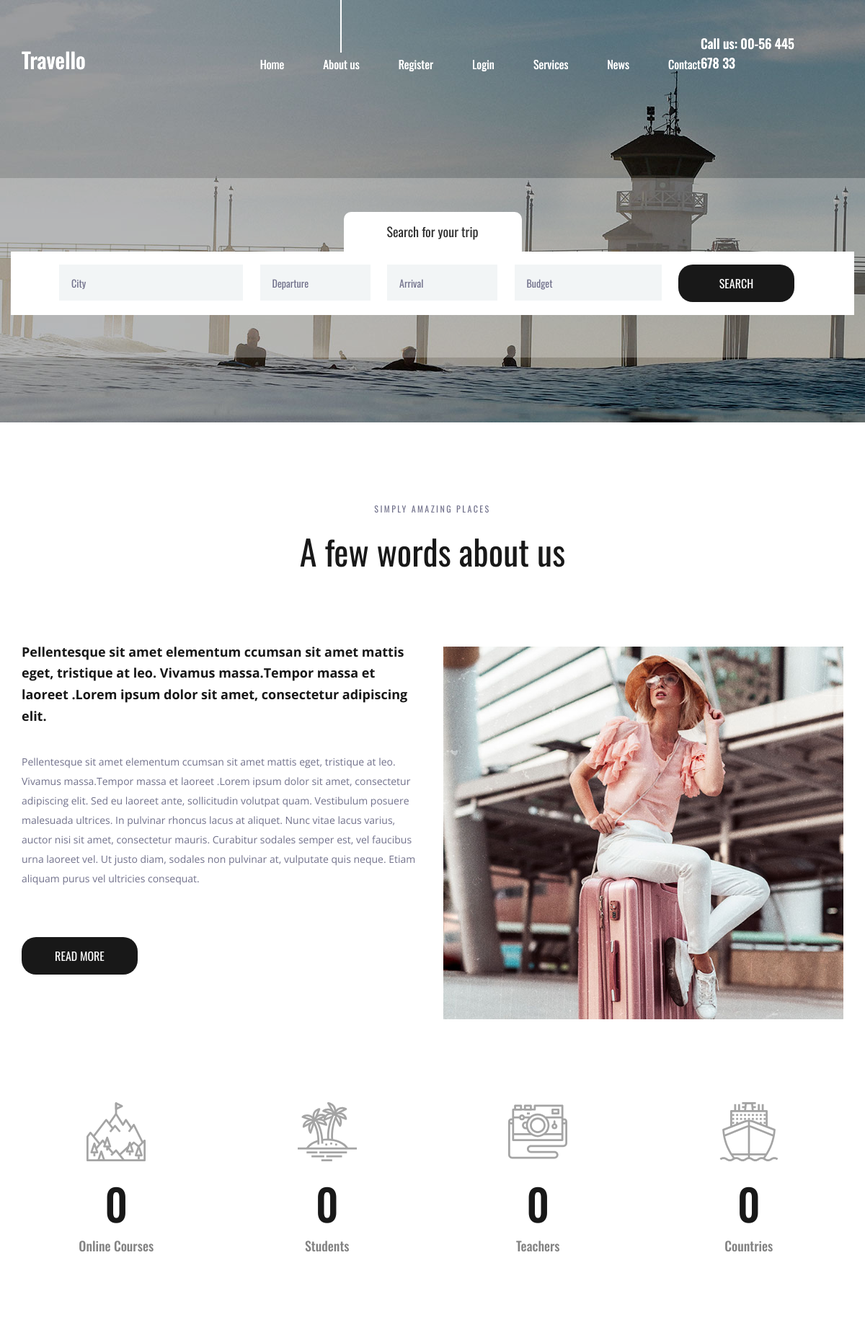
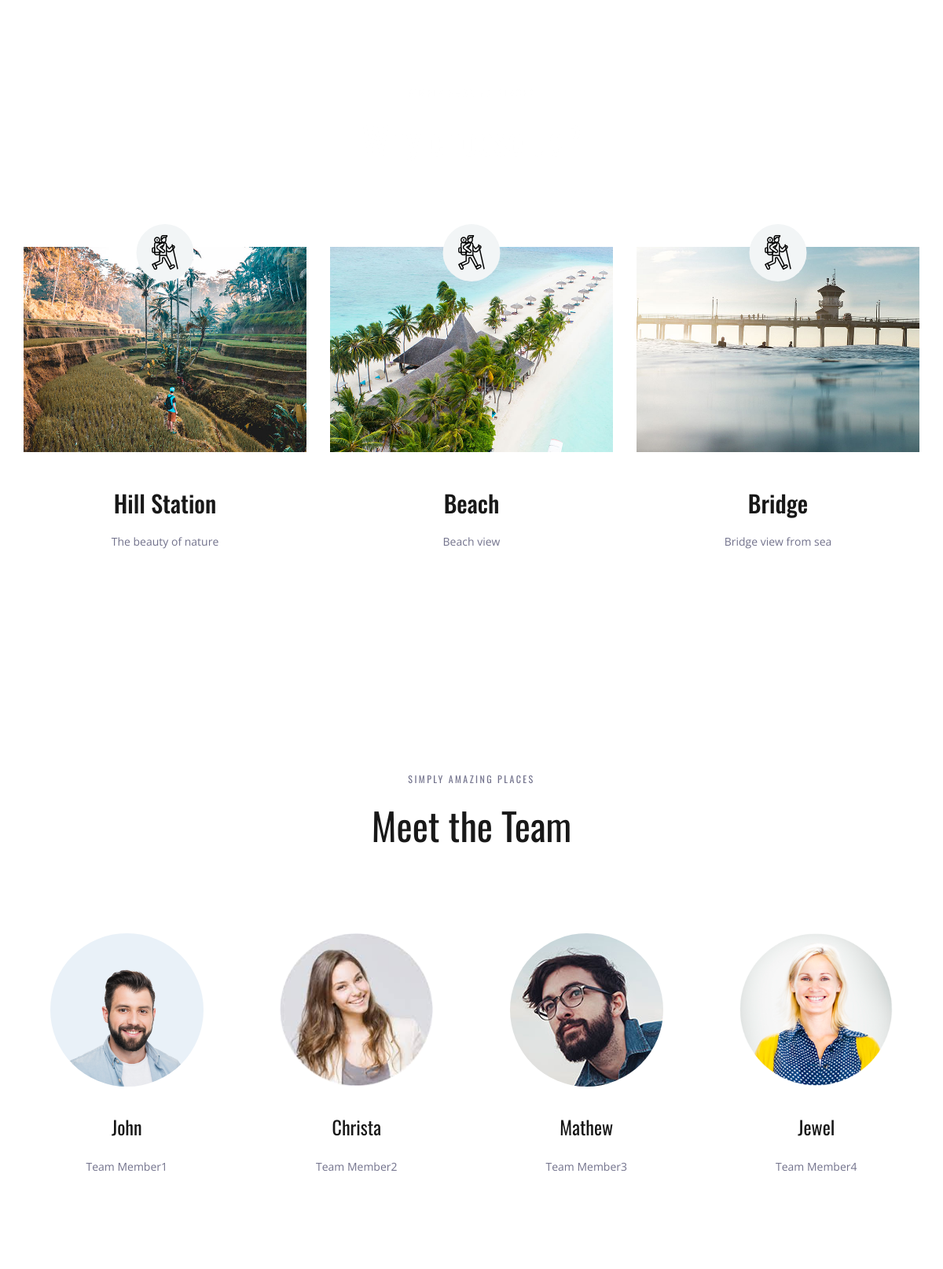
The page / (upper part) on the database its author committed (2 pictures, top to bottom).
### travelapp/models.py (models this page shows, shortened)
class Place(models.Model):
    name=models.CharField(max_length=250)
    img=models.ImageField(upload_to='pics')
    desc=models.TextField()

class Team(models.Model):
    name=models.CharField(max_length=250)
    img=models.ImageField(upload_to='pics')
    desc=models.TextField()

### travelapp/views.py (the view)
# urls.py: path('', views.new, name='new'),
def new(request):
    obj=Place.objects.all()
    obj1=Team.objects.all()
    return render(request,"index.html",{'result':obj,'results':obj1})

### templates/index.html (shortened to what this page needs)
{% load static %}
<!DOCTYPE html>
<html lang="en">
<head>
<link rel="stylesheet" type="text/css" href="{% static 'styles/bootstrap4/bootstrap.min.css' %}">
<link href="{% static 'plugins/font-awesome-4.7.0/css/font-awesome.min.css' %}" rel="stylesheet" type="text/css">
<link rel="stylesheet" type="text/css" href="{% static 'plugins/OwlCarousel2-2.2.1/owl.carousel.css' %}">
<link rel="stylesheet" type="text/css" href="{% static 'plugins/OwlCarousel2-2.2.1/owl.theme.default.css' %}">
<link rel="stylesheet" type="text/css" href="{% static 'plugins/OwlCarousel2-2.2.1/animate.css' %}">
<link rel="stylesheet" type="text/css" href="{% static 'styles/about.css' %}">
<link rel="stylesheet" type="text/css" href="{% static 'styles/about_responsive.css' %}">
</head>
<body>
<div class="super_container">
	<header class="header">
		<div class="container">
			<div class="row">
				<div class="col">
					<div class="header_content d-flex flex-row align-items-center justify-content-start">
						<div class="header_content_inner d-flex flex-row align-items-end justify-content-start">
							<div class="logo"><a href="index.html">Travello</a></div>
							<nav class="main_nav">
								<ul class="d-flex flex-row align-items-start justify-content-start">
									<li><a href="index.html">Home</a></li>
									<li class="active"><a href="about.html">About us</a></li>
									{% if user.is_authenticated %}
									<li>Hello{{user.username}}</li>
									<li><a href="/logout">Logout</a></li>
									{% else %}
									<li><a href="/register">Register</a></li>
									<li><a href="/login">Login</a></li>
									{% endif %}
									<li><a href="#">Services</a></li>
									<li><a href="news.html">News</a></li>
									<li><a href="contact.html">Contact</a></li>
								</ul>
							</nav>
							<div class="header_phone ml-auto">Call us: 00-56 445 678 33</div>
						</div>
					</div>
				</div>
			</div>
		</div>
	</header>
	<div class="home">
		<div class="background_image" style="background-image:url({% static 'images/about.jpg' %})"></div>
	</div>
	<div class="home_search">
		<div class="container">
			<div class="row">
				<div class="col">
					<div class="home_search_container">
						<div class="home_search_title">Search for your trip</div>
						<div class="home_search_content">
							<form action="#" class="home_search_form" id="home_search_form">
								<div class="d-flex flex-lg-row flex-column align-items-start justify-content-lg-between justify-content-start">
									<input type="text" class="search_input search_input_1" placeholder="City" required="required">
									<input type="text" class="search_input search_input_2" placeholder="Departure" required="required">
									<input type="text" class="search_input search_input_3" placeholder="Arrival" required="required">
									<input type="text" class="search_input search_input_4" placeholder="Budget" required="required">
									<button class="home_search_button">search</button>
								</div>
							</form>
						</div>
					</div>
				</div>
			</div>
		</div>
	</div>
	<div class="about">
		<div class="container">
			<div class="row">
				<div class="col text-center">
					<div class="section_subtitle">simply amazing places</div>
					<div class="section_title"><h2>A few words about us</h2></div>
				</div>
			</div>
			<div class="row about_row">
				<div class="col-lg-6">
					<div class="about_content">
						<div class="text_highlight">Pellentesque sit amet elementum ccumsan sit amet mattis eget, tristique at leo. Vivamus massa.Tempor massa et laoreet .Lorem ipsum dolor sit amet, consectetur adipiscing elit.</div>
						<div class="about_text">
							<p>Pellentesque sit amet elementum ccumsan sit amet mattis eget, tristique at leo. Vivamus massa.Tempor massa et laoreet .Lorem ipsum dolor sit amet, consectetur adipiscing elit. Sed eu laoreet ante, sollicitudin volutpat quam. Vestibulum posuere malesuada ultrices. In pulvinar rhoncus lacus at aliquet. Nunc vitae lacus varius, auctor nisi sit amet, consectetur mauris. Curabitur sodales semper est, vel faucibus urna laoreet vel. Ut justo diam, sodales non pulvinar at, vulputate quis neque. Etiam aliquam purus vel ultricies consequat.</p>
						</div>
						<div class="button about_button"><a href="#">read more</a></div>
					</div>
				</div>
				<div class="col-lg-6">
					<div class="about_image"><img src="{% static 'images/about_1.jpg' %}" alt=""></div>
				</div>
			</div>
		</div>
	</div>
	<div class="milestones">
		<div class="container">
			<div class="row">
				<div class="col-lg-3 milestone_col">
					<div class="milestone text-center">
						<div class="milestone_icon"><img src="{% static 'images/mountain.svg' %}" alt=""></div>
						<div class="milestone_counter" data-end-value="17">0</div>
						<div class="milestone_text">Online Courses</div>
					</div>
				</div>
				<div class="col-lg-3 milestone_col">
					<div class="milestone text-center">
						<div class="milestone_icon"><img src="{% static 'images/island.svg' %}" alt=""></div>
						<div class="milestone_counter" data-end-value="213">0</div>
						<div class="milestone_text">Students</div>
					</div>
				</div>
				<div class="col-lg-3 milestone_col">
					<div class="milestone text-center">
						<div class="milestone_icon"><img src="{% static 'images/camera.svg' %}" alt=""></div>
						<div class="milestone_counter" data-end-value="11923">0</div>
						<div class="milestone_text">Teachers</div>
					</div>
				</div>
				<div class="col-lg-3 milestone_col">
					<div class="milestone text-center">
						<div class="milestone_icon"><img src="{% static 'images/boat.svg' %}" alt=""></div>
						<div class="milestone_counter" data-end-value="15">0</div>
						<div class="milestone_text">Countries</div>
					</div>
				</div>
			</div>
		</div>
	</div>
	<div class="why">
		<div class="parallax_background parallax-window" data-parallax="scroll" data-image-src="{% static 'images/why.jpg' %}" data-speed="0.8"></div>
		<div class="container">
			<div class="row">
				<div class="col text-center">
					<div class="section_subtitle">simply amazing places</div>
					<div class="section_title"><h2>Why choose us?</h2></div>
				</div>
			</div>
			<div class="row why_row">
				{% for i in result %}
				<div class="col-lg-4 why_col">
					<div class="why_item">
						<div class="why_image">
							<img src="{{i.img.url}}" alt="">
							<div class="why_icon d-flex flex-column align-items-center justify-content-center">
								<img src="{% static 'images/why_3.svg' %}" alt="">
							</div>
						</div>
						<div class="why_content text-center">
							<div class="why_title">{{i.name}}</div>
							<div class="why_text">
								<p>{{i.desc}}</p>
							</div>
						</div>
					</div>
				</div>
				{% endfor %}
			</div>
		</div>
	</div>
	<div class="team">
		<div class="container">
			<div class="row">
				<div class="col text-center">
					<div class="section_subtitle">simply amazing places</div>
					<div class="section_title"><h2>Meet the Team</h2></div>
				</div>
			</div>
			<div class="row team_row">
				{% for i in results %}
				<div class="col-xl-3 col-md-6 team_col">
					<div class="team_item d-flex flex-column align-items-center justify-content-start text-center">
						<div class="team_image"><img src="{{i.img.url}}" alt=""></div>
						<div class="team_content">
							<div class="team_title"><a href="#">{{i.name}}</a></div>
							<div class="team_text">
								<p>{{i.desc}}</p>
							</div>
						</div>
					</div>
				</div>
				{% endfor %}
			</div>
		</div>
	</div>
</div>
</body>
</html>{% load static %}
<!DOCTYPE html>
<html lang="en">
<head>
<link rel="stylesheet" type="text/css" href="{% static 'styles/bootstrap4/bootstrap.min.css' %}">
<link href="{% static 'plugins/font-awesome-4.7.0/css/font-awesome.min.css' %}" rel="stylesheet" type="text/css">
<link rel="stylesheet" type="text/css" href="{% static 'plugins/OwlCarousel2-2.2.1/owl.carousel.css' %}">
<link rel="stylesheet" type="text/css" href="{% static 'plugins/OwlCarousel2-2.2.1/owl.theme.default.css' %}">
<link rel="stylesheet" type="text/css" href="{% static 'plugins/OwlCarousel2-2.2.1/animate.css' %}">
<link rel="stylesheet" type="text/css" href="{% static 'styles/about.css' %}">
<link rel="stylesheet" type="text/css" href="{% static 'styles/about_responsive.css' %}">
</head>
<body>
<div class="super_container">
	<header class="header">
		<div class="container">
			<div class="row">
				<div class="col">
					<div class="header_content d-flex flex-row align-items-center justify-content-start">
						<div class="header_content_inner d-flex flex-row align-items-end justify-content-start">
							<div class="logo"><a href="index.html">Travello</a></div>
							<nav class="main_nav">
								<ul class="d-flex flex-row align-items-start justify-content-start">
									<li><a href="index.html">Home</a></li>
									<li class="active"><a href="about.html">About us</a></li>
									{% if user.is_authenticated %}
									<li>Hello{{user.username}}</li>
									<li><a href="/logout">Logout</a></li>
									{% else %}
									<li><a href="/register">Register</a></li>
									<li><a href="/login">Login</a></li>
									{% endif %}
									<li><a href="#">Services</a></li>
									<li><a href="news.html">News</a></li>
									<li><a href="contact.html">Contact</a></li>
								</ul>
							</nav>
							<div class="header_phone ml-auto">Call us: 00-56 445 678 33</div>
						</div>
					</div>
				</div>
			</div>
		</div>
	</header>
</div>
</body>
</html>

### rows shown on the page
Place: img (picture), name "Hill Station", desc "The beauty of nature"
Place: img (picture), name "Beach", desc "Beach view"
Place: img (picture), name "Bridge", desc "Bridge view from sea"
Team: img (picture), name "John", desc "Team Member1"
Team: img (picture), name "Christa", desc "Team Member2"
Team: img (picture), name "Mathew", desc "Team Member3"
Team: img (picture), name "Jewel", desc "Team Member4"
